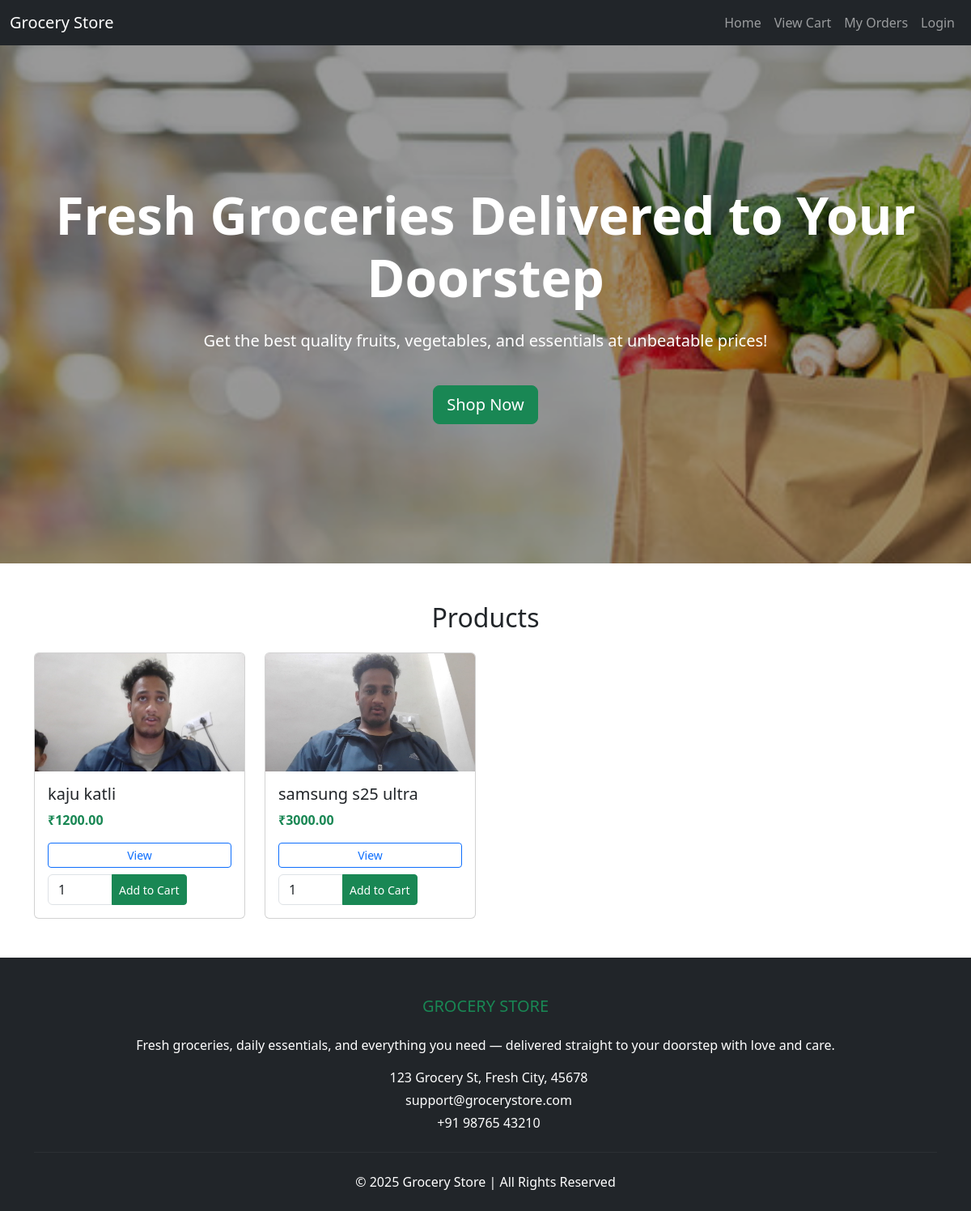
The page / on the database its author committed.
### store/models.py (models this page shows, shortened)
class Product(models.Model):
    name = models.CharField(max_length=100)
    price = models.DecimalField(max_digits=8, decimal_places=2)
    description = models.TextField(blank=True)
    image = models.ImageField(upload_to='products/', blank=True)

### store/views.py (the view)
# urls.py: 2. Add a URL to urlpatterns:  path('', views.home, name='home')
def home(request):
    products = Product.objects.all()
    return render(request, 'store/home.html', {'products': products})

### store/templates/store/home.html (shortened to what this page needs)
{% load static %}
<!DOCTYPE html>
<html>
<head>
  <link href="https://cdn.jsdelivr.net/npm/bootstrap@5.3.0/dist/css/bootstrap.min.css" rel="stylesheet">
</head>
<body>
<nav class="navbar navbar-expand-lg navbar-dark bg-dark">
    <div class="container-fluid">
      <a class="navbar-brand" href="/">Grocery Store</a>
      <div class="collapse navbar-collapse" id="navbarNav">
        <ul class="navbar-nav ms-auto">
          <li class="nav-item">
            <a class="nav-link" href="/">Home</a>
          </li>
          <li class="nav-item">
            <a class="nav-link" href="{% url 'view_cart' %}">View Cart</a>
          </li>
          <li class="nav-item">
            <a class="nav-link" href="{% url 'my_orders' %}">My Orders</a>
          </li>
          {% if user.is_authenticated %}
            <li class="nav-item">
              <a class="nav-link" href="/logout/">Logout</a>
            </li>
          {% else %}
            <li class="nav-item">
              <a class="nav-link" href="/login/">Login</a>
            </li>
          {% endif %}
        </ul>
      </div>
    </div>
  </nav>
 {% load static %}
<section class="hero-section position-relative text-white text-center" style="height: 80vh; background: url('{% static "images/hero.jpg" %}') center/cover no-repeat;">
    <div class="h-100 w-100 d-flex flex-column justify-content-center align-items-center" style="background: rgba(0, 0, 0, 0.4);">
      <h1 class="display-3 fw-bold">Fresh Groceries Delivered to Your Doorstep</h1>
      <p class="lead mt-3">Get the best quality fruits, vegetables, and essentials at unbeatable prices!</p>
      <a href="/login/" class="btn btn-success btn-lg mt-4">Shop Now</a>
    </div>
  </section>
  <h2 class="mt-5 mb-4 text-center">Products</h2>
<div class="container">
  <div class="row g-4">
    {% for product in products %}
      <div class="col-12 col-sm-6 col-md-4 col-lg-3 d-flex">
        <div class="card flex-fill">
          <img src="{{ product.image.url }}" class="card-img-top" alt="{{ product.name }}">
          <div class="card-body d-flex flex-column">
            <h5 class="card-title">{{ product.name }}</h5>
            <p class="card-text text-success fw-bold">₹{{ product.price }}</p>
            <div class="mt-auto">
              <a href="{% url 'product_detail' product.id %}" class="btn btn-outline-primary btn-sm w-100 mb-2">View</a>
              <form method="post" action="{% url 'add_to_cart' product.id %}">
                  <div class="input-group">
                    <input type="number" name="quantity" value="1" min="1" class="form-control" style="max-width: 80px;">
                    <button type="submit" class="btn btn-success btn-sm">Add to Cart</button>
                  </div>
              </form>
            </div>
          </div>
        </div>
      </div>
    {% endfor %}
  </div>
</div>
<footer class="bg-dark text-white pt-5 pb-4 mt-5">
    <div class="container text-center">
      <h5 class="text-uppercase mb-4 font-weight-bold text-success">Grocery Store</h5>
      <p>
        Fresh groceries, daily essentials, and everything you need — delivered straight to your doorstep with love and care.
      </p>
      <p class="mb-1"> 123 Grocery St, Fresh City, 45678</p>
      <p class="mb-1"> support@grocerystore.com</p>
      <p> +91 98765 43210</p>
      <hr class="my-4" style="border-color: rgba(255, 255, 255, 0.2);">
      <p class="mb-0">&copy; 2025 Grocery Store | All Rights Reserved</p>
    </div>
  </footer>
</body>
</html>

### rows shown on the page
Product: image (picture), name "kaju katli", price "1200.00"
Product: image (picture), name "samsung s25 ultra", price "3000.00"
